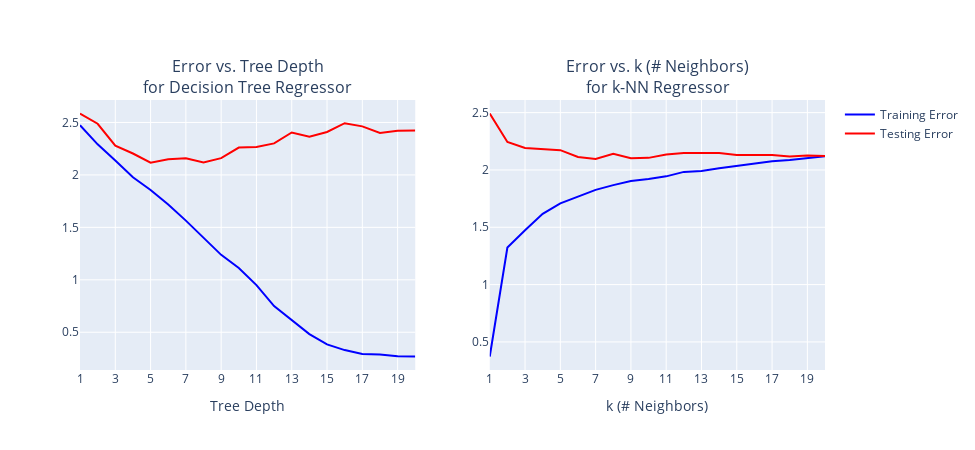

Notebook source saved alongside this figure:
### Markdown cell above
After you've implemented both functions, run the cells below to plot training and testing error for both models.

### Code cell
np.random.seed(9) # For reproducibility

tree = tree_reg_perf(galton)
knn = knn_reg_perf(galton)
hyp = np.arange(1, 21)

fig = make_subplots(rows=1, cols=2, subplot_titles=('Error vs. Tree Depth<br>for Decision Tree Regressor',
                                                    'Error vs. k (# Neighbors)<br>for k-NN Regressor'))

fig.add_trace(
    go.Scatter(x=hyp, y=tree.iloc[:, 0], line=dict(color='blue'), name='Training Error'),
    row=1, col=1).add_trace(go.Scatter(x=hyp, y=tree.iloc[:, 1], line=dict(color='red'), name='Testing Error'), 
                            row=1, col=1)

fig.add_trace(
    go.Scatter(x=hyp, y=knn.iloc[:, 0], line=dict(color='blue'), name='Training Error', showlegend=False),
    row=1, col=2).add_trace(go.Scatter(x=hyp, y=knn.iloc[:, 1], line=dict(color='red'),  name='Testing Error',
                                       showlegend=False), row=1, col=2)

fig.update_layout(height=450, width=975)
fig.update_xaxes(title_text='Tree Depth', row=1, col=1, tickvals=np.arange(1,21,2))
fig.update_xaxes(title_text='k (# Neighbors)', row=1, col=2, tickvals=np.arange(1,21,2))

fig.show()

### Figure 1 — Plotly figure (JSON) as saved in the notebook; plotly's stock layout.template omitted (floating-point values rounded to 4 significant figures)
{"data": [{"line": {"color": "blue"}, "name": "Training Error", "type": "scatter", "x": [1, 2, 3, 4, 5, 6, 7, 8, 9, 10, 11, 12, 13, 14, 15, 16, 17, 18, 19, 20], "xaxis": "x", "y": [2.473, 2.292, 2.138, 1.977, 1.856, 1.718, 1.564, 1.401, 1.238, 1.113, 0.9495, 0.749, 0.6135, 0.4826, 0.3843, 0.33, 0.293, 0.2876, 0.2724, 0.2689], "yaxis": "y"}, {"line": {"color": "red"}, "name": "Testing Error", "type": "scatter", "x": [1, 2, 3, 4, 5, 6, 7, 8, 9, 10, 11, 12, 13, 14, 15, 16, 17, 18, 19, 20], "xaxis": "x", "y": [2.586, 2.488, 2.28, 2.204, 2.116, 2.149, 2.158, 2.118, 2.16, 2.261, 2.266, 2.301, 2.405, 2.364, 2.409, 2.493, 2.463, 2.4, 2.421, 2.423], "yaxis": "y"}, {"line": {"color": "blue"}, "name": "Training Error", "showlegend": false, "type": "scatter", "x": [1, 2, 3, 4, 5, 6, 7, 8, 9, 10, 11, 12, 13, 14, 15, 16, 17, 18, 19, 20], "xaxis": "x2", "y": [0.3727, 1.324, 1.474, 1.617, 1.709, 1.766, 1.826, 1.868, 1.903, 1.922, 1.944, 1.983, 1.991, 2.016, 2.036, 2.06, 2.076, 2.086, 2.103, 2.12], "yaxis": "y2"}, {"line": {"color": "red"}, "name": "Testing Error", "showlegend": false, "type": "scatter", "x": [1, 2, 3, 4, 5, 6, 7, 8, 9, 10, 11, 12, 13, 14, 15, 16, 17, 18, 19, 20], "xaxis": "x2", "y": [2.492, 2.244, 2.191, 2.184, 2.173, 2.113, 2.095, 2.141, 2.103, 2.105, 2.135, 2.148, 2.148, 2.147, 2.13, 2.132, 2.13, 2.117, 2.127, 2.122], "yaxis": "y2"}], "layout": {"annotations": [{"font": {"size": 16}, "showarrow": false, "text": "Error vs. Tree Depth<br>for Decision Tree Regressor", "x": 0.225, "xanchor": "center", "xref": "paper", "y": 1, "yanchor": "bottom", "yref": "paper"}, {"font": {"size": 16}, "showarrow": false, "text": "Error vs. k (# Neighbors)<br>for k-NN Regressor", "x": 0.775, "xanchor": "center", "xref": "paper", "y": 1, "yanchor": "bottom", "yref": "paper"}], "height": 450, "width": 975, "xaxis": {"anchor": "y", "domain": [0, 0.45], "tickvals": [1, 3, 5, 7, 9, 11, 13, 15, 17, 19], "title": {"text": "Tree Depth"}}, "xaxis2": {"anchor": "y2", "domain": [0.55, 1], "tickvals": [1, 3, 5, 7, 9, 11, 13, 15, 17, 19], "title": {"text": "k (# Neighbors)"}}, "yaxis": {"anchor": "x", "domain": [0, 1]}, "yaxis2": {"anchor": "x2", "domain": [0, 1]}}}
